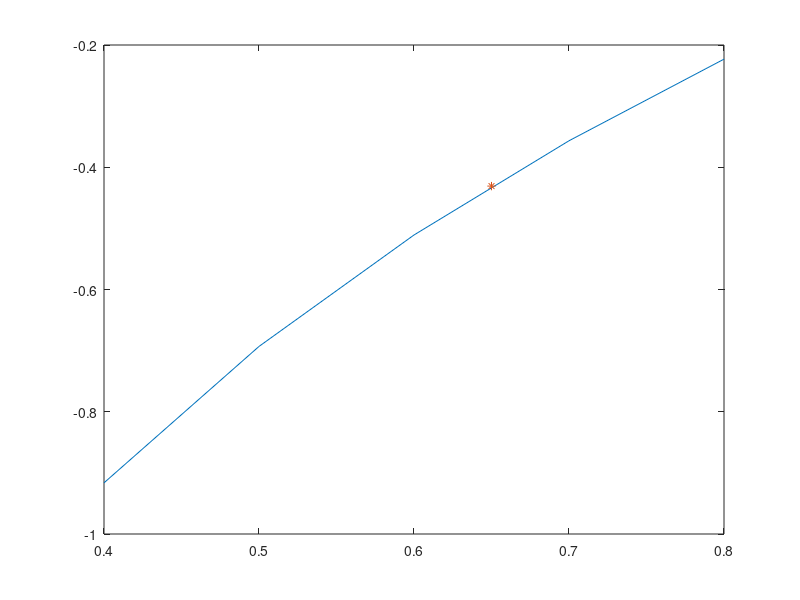

Source code (MATLAB):
%% 数据输入
format long
x = [0.4 0.5 0.6 0.7 0.8];
y = [-0.916291 -0.693147 -0.510826 -0.356675 -0.223144];

n = length(x);
f = zeros(n, n + 1);%差商表

%% 插值
x0 = 0.65;

%% 插值计算
%差商表
f(1:n, 1) = x;
f(1:n, 2) = y;
for j = 3 : n + 1
    for i = j - 1 : n
    f(i, j) = (f(i, j-1) - f(i-1, j-1))/(f(i, 1) - f(i-j+2, 1));
    end
end
f

%插值多项式
res = y(1);
for i = 2:n
    t = 1;
    for j = 1:i-1
    t=t*(x0-x(j));
    end
    res = res + f(i,i+1) *  t;
end
res

%% 误差计算
%ln(x)的n阶导除以n的阶乘再乘(x0-x(i))连乘

%4阶误差估计
r1 = 1 / (5 * 0.4^5);%为了取最大可能误差，ξ取0.4
r2 = 1;
for i = 1:n
    r2 =r2 * abs(x0 - x(i));
end
R = r1*r2;
R %最大可能误差

%% 图形化输出
plot(x,y);
hold on
plot(x0,res, '*');